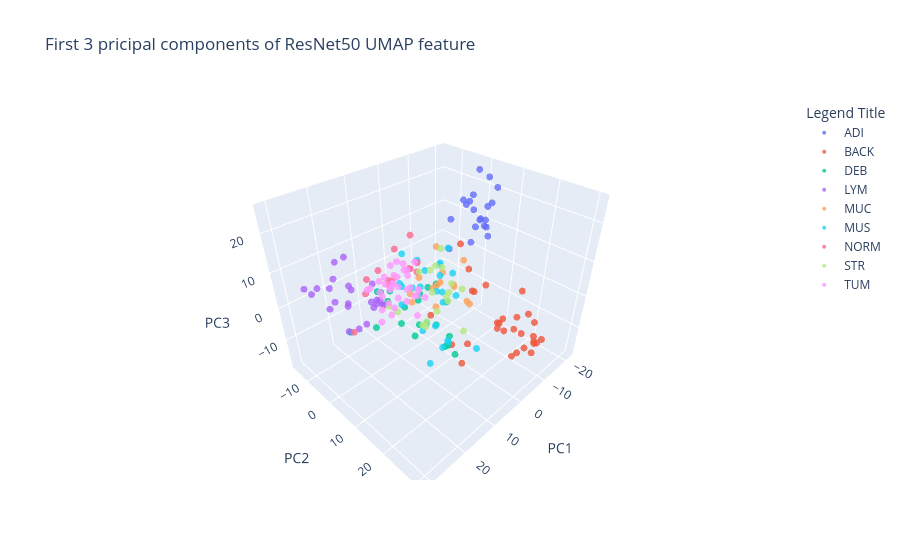

Notebook code cell kept with this figure:
### Code cell
traces = []
for name in np.unique(labels):
    trace = go.Scatter3d(
        x=rn_test_data[rn_test_umap_label==name,0],
        y=rn_test_data[rn_test_umap_label==name,1],
        z=rn_test_data[rn_test_umap_label==name,2],
        mode='markers',
        name=name,
        marker=go.scatter3d.Marker(
            size=4,
            opacity=0.8
        )
    )
    traces.append(trace)


data = go.Data(traces)
layout = go.Layout(
            showlegend=True,
    scene=go.Scene(
                xaxis=go.layout.scene.XAxis(title='PC1'),
                yaxis=go.layout.scene.YAxis(title='PC2'),
                zaxis=go.layout.scene.ZAxis(title='PC3')
                )
)
fig = go.Figure(data=data, layout=layout)
fig.update_layout(
    title="First 3 pricipal components of ResNet50 UMAP feature",
    legend_title="Legend Title",
)

fig.show()
